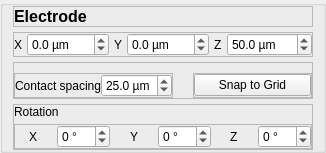
              <widget class="QGroupBox" name="Tetrode_Parameters_Electrode_groupBox">
               <layout class="QVBoxLayout" name="verticalLayout_13">
                <property name="spacing">
                 <number>5</number>
                </property>
                <property name="leftMargin">
                 <number>10</number>
                </property>
                <property name="topMargin">
                 <number>0</number>
                </property>
                <property name="rightMargin">
                 <number>10</number>
                </property>
                <property name="bottomMargin">
                 <number>0</number>
                </property>
                <item>
                 <widget class="QFrame" name="Tetrode_Parameters_Electrode_label_frame">
                  <property name="frameShape">
                   <enum>QFrame::Shape::StyledPanel</enum>
                  </property>
                  <property name="frameShadow">
                   <enum>QFrame::Shadow::Raised</enum>
                  </property>
                  <layout class="QVBoxLayout" name="verticalLayout_14">
                   <property name="spacing">
                    <number>0</number>
                   </property>
                   <property name="leftMargin">
                    <number>0</number>
                   </property>
                   <property name="topMargin">
                    <number>0</number>
                   </property>
                   <property name="rightMargin">
                    <number>0</number>
                   </property>
                   <property name="bottomMargin">
                    <number>0</number>
                   </property>
                   <item>
                    <widget class="QLabel" name="Tetrode_Parameters_Electrode_label">
                     <property name="font">
                      <font>
                       <pointsize>12</pointsize>
                       <bold>true</bold>
                      </font>
                     </property>
                     <property name="text">
                      <string>Electrode</string>
                     </property>
                    </widget>
                   </item>
                  </layout>
                 </widget>
                </item>
                <item>
                 <widget class="QFrame" name="Tetrode_Parameters_Electrode_Coordinate_frame">
                  <property name="frameShape">
                   <enum>QFrame::Shape::StyledPanel</enum>
                  </property>
                  <property name="frameShadow">
                   <enum>QFrame::Shadow::Raised</enum>
                  </property>
                  <layout class="QHBoxLayout" name="horizontalLayout_5">
                   <property name="spacing">
                    <number>5</number>
                   </property>
                   <property name="leftMargin">
                    <number>0</number>
                   </property>
                   <property name="topMargin">
                    <number>0</number>
                   </property>
                   <property name="rightMargin">
                    <number>0</number>
                   </property>
                   <property name="bottomMargin">
                    <number>0</number>
                   </property>
                   <item alignment="Qt::AlignmentFlag::AlignHCenter">
                    <widget class="QLabel" name="Tetrode_Parameters_Electrode_x_label">
                     <property name="text">
                      <string>X</string>
                     </property>
                    </widget>
                   </item>
                   <item>
                    <widget class="QDoubleSpinBox" name="Tetrode_Parameters_Electrode_x_doubleSpinBox">
                     <property name="suffix">
                      <string> µm</string>
                     </property>
                     <property name="decimals">
                      <number>1</number>
                     </property>
                     <property name="minimum">
                      <double>-500.000000000000000</double>
                     </property>
                     <property name="maximum">
                      <double>500.000000000000000</double>
                     </property>
                    </widget>
                   </item>
                   <item alignment="Qt::AlignmentFlag::AlignHCenter">
                    <widget class="QLabel" name="Tetrode_Parameters_Electrode_y_label">
                     <property name="text">
                      <string>Y</string>
                     </property>
                    </widget>
                   </item>
                   <item>
                    <widget class="QDoubleSpinBox" name="Tetrode_Parameters_Electrode_y_doubleSpinBox">
                     <property name="suffix">
                      <string> µm</string>
                     </property>
                     <property name="decimals">
                      <number>1</number>
                     </property>
                     <property name="minimum">
                      <double>-500.000000000000000</double>
                     </property>
                     <property name="maximum">
                      <double>500.000000000000000</double>
                     </property>
                    </widget>
                   </item>
                   <item alignment="Qt::AlignmentFlag::AlignHCenter">
                    <widget class="QLabel" name="Tetrode_Parameters_Electrode_z_label">
                     <property name="text">
                      <string>Z</string>
                     </property>
                    </widget>
                   </item>
                   <item>
                    <widget class="QDoubleSpinBox" name="Tetrode_Parameters_Electrode_z_doubleSpinBox">
                     <property name="suffix">
                      <string> µm </string>
                     </property>
                     <property name="decimals">
                      <number>1</number>
                     </property>
                     <property name="minimum">
                      <double>-500.000000000000000</double>
                     </property>
                     <property name="maximum">
                      <double>500.000000000000000</double>
                     </property>
                     <property name="value">
                      <double>50.000000000000000</double>
                     </property>
                    </widget>
                   </item>
                  </layout>
                 </widget>
                </item>
                <item>
                 <widget class="QFrame" name="Tetrode_Parameters_Electrode_Position_frame">
                  <property name="frameShape">
                   <enum>QFrame::Shape::StyledPanel</enum>
                  </property>
                  <property name="frameShadow">
                   <enum>QFrame::Shadow::Raised</enum>
                  </property>
                  <layout class="QHBoxLayout" name="horizontalLayout_7">
                   <property name="spacing">
                    <number>20</number>
                   </property>
                   <property name="leftMargin">
                    <number>0</number>
                   </property>
                   <property name="topMargin">
                    <number>10</number>
                   </property>
                   <property name="rightMargin">
                    <number>0</number>
                   </property>
                   <property name="bottomMargin">
                    <number>0</number>
                   </property>
                   <item alignment="Qt::AlignmentFlag::AlignLeft">
                    <widget class="QFrame" name="Tetrode_Parameters_Electrode_Spacing_frame">
                     <property name="frameShape">
                      <enum>QFrame::Shape::StyledPanel</enum>
                     </property>
                     <property name="frameShadow">
                      <enum>QFrame::Shadow::Raised</enum>
                     </property>
                     <layout class="QHBoxLayout" name="horizontalLayout_16">
                      <property name="spacing">
                       <number>0</number>
                      </property>
                      <property name="leftMargin">
                       <number>0</number>
                      </property>
                      <property name="topMargin">
                       <number>0</number>
                      </property>
                      <property name="rightMargin">
                       <number>0</number>
                      </property>
                      <property name="bottomMargin">
                       <number>0</number>
                      </property>
                      <item>
                       <widget class="QLabel" name="Tetrode_Parameters_Electrode_Spacing_label">
                        <property name="text">
                         <string>Contact spacing</string>
                        </property>
                       </widget>
                      </item>
                      <item>
                       <widget class="QDoubleSpinBox" name="Tetrode_Parameters_Electrode_Spacing_doubleSpinBox">
                        <property name="suffix">
                         <string> µm</string>
                        </property>
                        <property name="decimals">
                         <number>1</number>
                        </property>
                        <property name="minimum">
                         <double>1.000000000000000</double>
                        </property>
                        <property name="maximum">
                         <double>50.000000000000000</double>
                        </property>
                        <property name="value">
                         <double>25.000000000000000</double>
                        </property>
                       </widget>
                      </item>
                     </layout>
                    </widget>
                   </item>
                   <item>
                    <widget class="QFrame" name="Tetrode_Parameters_View_SnaToGrid_frame">
                     <property name="frameShape">
                      <enum>QFrame::Shape::StyledPanel</enum>
                     </property>
                     <property name="frameShadow">
                      <enum>QFrame::Shadow::Raised</enum>
                     </property>
                     <layout class="QHBoxLayout" name="horizontalLayout_17">
                      <property name="spacing">
                       <number>0</number>
                      </property>
                      <property name="leftMargin">
                       <number>0</number>
                      </property>
                      <property name="topMargin">
                       <number>0</number>
                      </property>
                      <property name="rightMargin">
                       <number>0</number>
                      </property>
                      <property name="bottomMargin">
                       <number>0</number>
                      </property>
                      <item>
                       <widget class="QPushButton" name="Tetrode_Parameters_View_SnaToGrid_pushButton">
                        <property name="text">
                         <string>Snap to Grid</string>
                        </property>
                        <property name="checkable">
                         <bool>false</bool>
                        </property>
                       </widget>
                      </item>
                     </layout>
                    </widget>
                   </item>
                  </layout>
                 </widget>
                </item>
                <item>
                 <widget class="QFrame" name="Tetrode_Parameters_Electrode_Rot_frame">
                  <property name="frameShape">
                   <enum>QFrame::Shape::StyledPanel</enum>
                  </property>
                  <property name="frameShadow">
                   <enum>QFrame::Shadow::Raised</enum>
                  </property>
                  <layout class="QVBoxLayout" name="verticalLayout_15">
                   <property name="spacing">
                    <number>5</number>
                   </property>
                   <property name="leftMargin">
                    <number>0</number>
                   </property>
                   <property name="topMargin">
                    <number>0</number>
                   </property>
                   <property name="rightMargin">
                    <number>0</number>
                   </property>
                   <property name="bottomMargin">
                    <number>0</number>
                   </property>
                   <item>
                    <widget class="QLabel" name="Tetrode_Parameters_Electrode_Rot_label">
                     <property name="text">
                      <string>Rotation</string>
                     </property>
                    </widget>
                   </item>
                   <item>
                    <widget class="QFrame" name="Tetrode_Parameters_Electrode_RotCoordinate_frame">
                     <property name="frameShape">
                      <enum>QFrame::Shape::StyledPanel</enum>
                     </property>
                     <property name="frameShadow">
                      <enum>QFrame::Shadow::Raised</enum>
                     </property>
                     <layout class="QHBoxLayout" name="horizontalLayout_6">
                      <property name="spacing">
                       <number>5</number>
                      </property>
                      <property name="leftMargin">
                       <number>0</number>
                      </property>
                      <property name="topMargin">
                       <number>0</number>
                      </property>
                      <property name="rightMargin">
                       <number>0</number>
                      </property>
                      <property name="bottomMargin">
                       <number>0</number>
                      </property>
                      <item alignment="Qt::AlignmentFlag::AlignHCenter">
                       <widget class="QLabel" name="Tetrode_Parameters_Electrode_Rotx_label">
                        <property name="text">
                         <string>X</string>
                        </property>
                       </widget>
                      </item>
                      <item>
                       <widget class="QSpinBox" name="Tetrode_Parameters_Electrode_Rotx_spinBox">
                        <property name="toolTip">
                         <string>Rotation changes contact positions and can change their distance-dependent amplitudes.</string>
                        </property>
                        <property name="suffix">
                         <string> °</string>
                        </property>
                        <property name="minimum">
                         <number>-90</number>
                        </property>
                        <property name="maximum">
                         <number>90</number>
                        </property>
                       </widget>
                      </item>
                      <item alignment="Qt::AlignmentFlag::AlignHCenter">
                       <widget class="QLabel" name="Tetrode_Parameters_Electrode_Roty_label">
                        <property name="text">
                         <string>Y</string>
                        </property>
                       </widget>
                      </item>
                      <item>
                       <widget class="QSpinBox" name="Tetrode_Parameters_Electrode_Roty_spinBox">
                        <property name="toolTip">
                         <string>Rotation changes contact positions and can change their distance-dependent amplitudes.</string>
                        </property>
                        <property name="suffix">
                         <string> °</string>
                        </property>
                        <property name="minimum">
                         <number>-90</number>
                        </property>
                        <property name="maximum">
                         <number>90</number>
                        </property>
                       </widget>
                      </item>
                      <item alignment="Qt::AlignmentFlag::AlignHCenter">
                       <widget class="QLabel" name="Tetrode_Parameters_Electrode_Rotz_label">
                        <property name="text">
                         <string>Z</string>
                        </property>
                       </widget>
                      </item>
                      <item>
                       <widget class="QSpinBox" name="Tetrode_Parameters_Electrode_Rotz_spinBox">
                        <property name="toolTip">
                         <string>Rotation changes contact positions and can change their distance-dependent amplitudes.</string>
                        </property>
                        <property name="suffix">
                         <string> °</string>
                        </property>
                        <property name="minimum">
                         <number>-90</number>
                        </property>
                        <property name="maximum">
                         <number>90</number>
                        </property>
                        <property name="stepType">
                         <enum>QAbstractSpinBox::StepType::DefaultStepType</enum>
                        </property>
                       </widget>
                      </item>
                     </layout>
                    </widget>
                   </item>
                  </layout>
                 </widget>
                </item>
               </layout>
              </widget>
